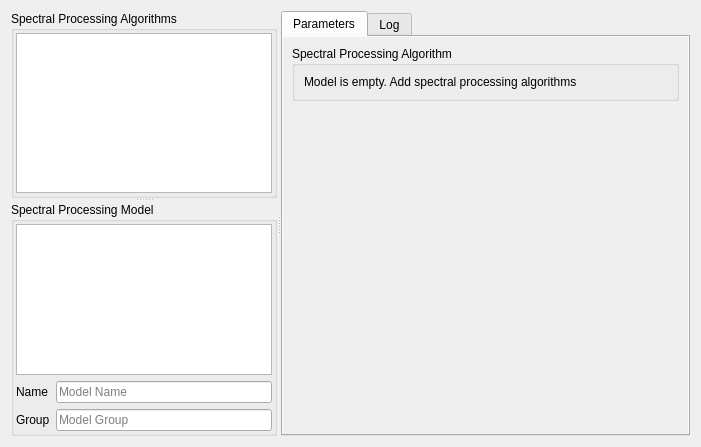
<?xml version="1.0" encoding="UTF-8"?>
<ui version="4.0">
 <class>SpectralProcessingWidget</class>
 <widget class="QWidget" name="SpectralProcessingWidget">
  <property name="geometry">
   <rect>
    <x>0</x>
    <y>0</y>
    <width>701</width>
    <height>447</height>
   </rect>
  </property>
  <property name="windowTitle">
   <string>Spectral Processing Widget</string>
  </property>
  <property name="windowIcon">
   <iconset resource="../../../QGIS/images/images.qrc">
    <normaloff>:/images/themes/default/mActionAddExpression.svg</normaloff>:/images/themes/default/mActionAddExpression.svg</iconset>
  </property>
  <layout class="QVBoxLayout" name="verticalLayout_4">
   <item>
    <widget class="QSplitter" name="splitter_2">
     <property name="orientation">
      <enum>Qt::Horizontal</enum>
     </property>
     <property name="opaqueResize">
      <bool>false</bool>
     </property>
     <widget class="QSplitter" name="splitter">
      <property name="orientation">
       <enum>Qt::Vertical</enum>
      </property>
      <widget class="QgsCollapsibleGroupBox" name="mGroupBox">
       <property name="title">
        <string>Spectral Processing Algorithms</string>
       </property>
       <property name="checkable">
        <bool>false</bool>
       </property>
       <layout class="QVBoxLayout" name="verticalLayout_2">
        <property name="spacing">
         <number>2</number>
        </property>
        <property name="leftMargin">
         <number>2</number>
        </property>
        <property name="topMargin">
         <number>2</number>
        </property>
        <property name="rightMargin">
         <number>2</number>
        </property>
        <property name="bottomMargin">
         <number>2</number>
        </property>
        <item>
         <widget class="SpectralProcessingAlgorithmTreeView" name="mTreeView">
          <property name="dragEnabled">
           <bool>true</bool>
          </property>
          <property name="dragDropMode">
           <enum>QAbstractItemView::DragOnly</enum>
          </property>
          <attribute name="headerVisible">
           <bool>false</bool>
          </attribute>
         </widget>
        </item>
       </layout>
      </widget>
      <widget class="QGroupBox" name="verticalGroupBox">
       <property name="sizePolicy">
        <sizepolicy hsizetype="Preferred" vsizetype="Preferred">
         <horstretch>1</horstretch>
         <verstretch>0</verstretch>
        </sizepolicy>
       </property>
       <property name="title">
        <string>Spectral Processing Model</string>
       </property>
       <layout class="QGridLayout" name="gridLayout">
        <property name="leftMargin">
         <number>2</number>
        </property>
        <property name="topMargin">
         <number>2</number>
        </property>
        <property name="rightMargin">
         <number>2</number>
        </property>
        <property name="bottomMargin">
         <number>2</number>
        </property>
        <item row="2" column="1">
         <widget class="QLineEdit" name="tbModelGroup">
          <property name="placeholderText">
           <string>Model Group</string>
          </property>
         </widget>
        </item>
        <item row="1" column="1">
         <widget class="QLineEdit" name="tbModelName">
          <property name="placeholderText">
           <string>Model Name</string>
          </property>
         </widget>
        </item>
        <item row="1" column="0">
         <widget class="QLabel" name="label">
          <property name="text">
           <string>Name</string>
          </property>
         </widget>
        </item>
        <item row="0" column="0" colspan="2">
         <widget class="SpectralProcessingModelTableView" name="mTableView">
          <property name="dragEnabled">
           <bool>true</bool>
          </property>
          <property name="alternatingRowColors">
           <bool>true</bool>
          </property>
          <property name="selectionMode">
           <enum>QAbstractItemView::ExtendedSelection</enum>
          </property>
          <attribute name="horizontalHeaderVisible">
           <bool>false</bool>
          </attribute>
          <attribute name="horizontalHeaderStretchLastSection">
           <bool>true</bool>
          </attribute>
         </widget>
        </item>
        <item row="2" column="0">
         <widget class="QLabel" name="label_2">
          <property name="text">
           <string>Group</string>
          </property>
         </widget>
        </item>
       </layout>
      </widget>
     </widget>
     <widget class="QTabWidget" name="tabWidget">
      <property name="sizePolicy">
       <sizepolicy hsizetype="Expanding" vsizetype="Expanding">
        <horstretch>2</horstretch>
        <verstretch>0</verstretch>
       </sizepolicy>
      </property>
      <property name="currentIndex">
       <number>0</number>
      </property>
      <widget class="QWidget" name="tabCurrentParameters">
       <attribute name="title">
        <string>Parameters</string>
       </attribute>
       <layout class="QVBoxLayout" name="verticalLayout">
        <property name="spacing">
         <number>2</number>
        </property>
        <property name="leftMargin">
         <number>0</number>
        </property>
        <property name="topMargin">
         <number>0</number>
        </property>
        <property name="rightMargin">
         <number>0</number>
        </property>
        <property name="bottomMargin">
         <number>0</number>
        </property>
        <item>
         <widget class="QScrollArea" name="scrollArea">
          <property name="sizePolicy">
           <sizepolicy hsizetype="Expanding" vsizetype="Expanding">
            <horstretch>5</horstretch>
            <verstretch>0</verstretch>
           </sizepolicy>
          </property>
          <property name="frameShape">
           <enum>QFrame::NoFrame</enum>
          </property>
          <property name="sizeAdjustPolicy">
           <enum>QAbstractScrollArea::AdjustToContents</enum>
          </property>
          <property name="widgetResizable">
           <bool>true</bool>
          </property>
          <widget class="QWidget" name="scrollAreaContents">
           <property name="geometry">
            <rect>
             <x>0</x>
             <y>0</y>
             <width>410</width>
             <height>403</height>
            </rect>
           </property>
           <layout class="QVBoxLayout" name="verticalLayout_3">
            <item>
             <widget class="QGroupBox" name="gbParameterWidgets">
              <property name="title">
               <string>Spectral Processing Algorithm</string>
              </property>
              <layout class="QGridLayout" name="gridLayout_2">
               <item row="0" column="0">
                <widget class="QLabel" name="label_3">
                 <property name="text">
                  <string>Model is empty. Add spectral processing algorithms</string>
                 </property>
                </widget>
               </item>
              </layout>
             </widget>
            </item>
            <item>
             <spacer name="verticalSpacer">
              <property name="orientation">
               <enum>Qt::Vertical</enum>
              </property>
              <property name="sizeHint" stdset="0">
               <size>
                <width>20</width>
                <height>355</height>
               </size>
              </property>
             </spacer>
            </item>
           </layout>
          </widget>
         </widget>
        </item>
       </layout>
      </widget>
      <widget class="QWidget" name="tabLog">
       <attribute name="title">
        <string>Log</string>
       </attribute>
       <layout class="QVBoxLayout" name="verticalLayout_5">
        <property name="spacing">
         <number>2</number>
        </property>
        <property name="leftMargin">
         <number>0</number>
        </property>
        <property name="topMargin">
         <number>0</number>
        </property>
        <property name="rightMargin">
         <number>0</number>
        </property>
        <property name="bottomMargin">
         <number>0</number>
        </property>
        <item>
         <widget class="QTextEdit" name="tbLogs"/>
        </item>
        <item>
         <layout class="QHBoxLayout" name="horizontalLayout">
          <item>
           <spacer name="space">
            <property name="orientation">
             <enum>Qt::Horizontal</enum>
            </property>
            <property name="sizeHint" stdset="0">
             <size>
              <width>40</width>
              <height>20</height>
             </size>
            </property>
           </spacer>
          </item>
          <item>
           <widget class="QToolButton" name="btnSaveLog">
            <property name="text">
             <string>...</string>
            </property>
            <property name="autoRaise">
             <bool>true</bool>
            </property>
           </widget>
          </item>
          <item>
           <widget class="QToolButton" name="btnCopyLog">
            <property name="text">
             <string>...</string>
            </property>
            <property name="autoRaise">
             <bool>true</bool>
            </property>
           </widget>
          </item>
          <item>
           <widget class="QToolButton" name="btnClearLog">
            <property name="text">
             <string>...</string>
            </property>
            <property name="autoRaise">
             <bool>true</bool>
            </property>
           </widget>
          </item>
         </layout>
        </item>
       </layout>
      </widget>
     </widget>
    </widget>
   </item>
  </layout>
  <action name="actionAddFunction">
   <property name="icon">
    <iconset resource="../../../QGIS/images/images.qrc">
     <normaloff>:/images/themes/default/mActionAddExpression.svg</normaloff>:/images/themes/default/mActionAddExpression.svg</iconset>
   </property>
   <property name="text">
    <string>Add Function</string>
   </property>
   <property name="toolTip">
    <string>Adds a new Spectral Math function</string>
   </property>
  </action>
  <action name="actionRemoveFunction">
   <property name="enabled">
    <bool>false</bool>
   </property>
   <property name="icon">
    <iconset resource="../../../QGIS/images/images.qrc">
     <normaloff>:/images/themes/default/mActionRemove.svg</normaloff>:/images/themes/default/mActionRemove.svg</iconset>
   </property>
   <property name="text">
    <string>Remove Function</string>
   </property>
   <property name="toolTip">
    <string>Removes the selected function(s)</string>
   </property>
  </action>
  <action name="actionLoadModel">
   <property name="icon">
    <iconset resource="../../../QGIS/images/images.qrc">
     <normaloff>:/images/themes/default/mActionFileOpen.svg</normaloff>:/images/themes/default/mActionFileOpen.svg</iconset>
   </property>
   <property name="text">
    <string>Load Model</string>
   </property>
  </action>
  <action name="actionSaveModel">
   <property name="icon">
    <iconset resource="../../../QGIS/images/images.qrc">
     <normaloff>:/images/themes/default/mActionFileSave.svg</normaloff>:/images/themes/default/mActionFileSave.svg</iconset>
   </property>
   <property name="text">
    <string>Save Model</string>
   </property>
  </action>
  <action name="actionApplyModel">
   <property name="icon">
    <iconset resource="../../../QGIS/images/images.qrc">
     <normaloff>:/images/themes/default/mTaskRunning.svg</normaloff>:/images/themes/default/mTaskRunning.svg</iconset>
   </property>
   <property name="text">
    <string>Apply Model</string>
   </property>
  </action>
  <action name="actionResetModel">
   <property name="icon">
    <iconset resource="../../../QGIS/images/images.qrc">
     <normaloff>:/images/themes/default/mActionReload.svg</normaloff>:/images/themes/default/mActionReload.svg</iconset>
   </property>
   <property name="text">
    <string>Reset Model</string>
   </property>
  </action>
  <action name="actionVerifyModel">
   <property name="icon">
    <iconset resource="../../../QGIS/images/images.qrc">
     <normaloff>:/images/themes/default/algorithms/mAlgorithmCheckGeometry.svg</normaloff>:/images/themes/default/algorithms/mAlgorithmCheckGeometry.svg</iconset>
   </property>
   <property name="text">
    <string>Verify Model</string>
   </property>
  </action>
  <action name="actionCopyLog">
   <property name="icon">
    <iconset resource="../../../QGIS/images/images.qrc">
     <normaloff>:/images/themes/default/mActionEditCopy.svg</normaloff>:/images/themes/default/mActionEditCopy.svg</iconset>
   </property>
   <property name="text">
    <string>CopyLog</string>
   </property>
   <property name="toolTip">
    <string>Copiesthe toext to clipboard</string>
   </property>
  </action>
  <action name="actionClearLog">
   <property name="icon">
    <iconset resource="../../../QGIS/images/images.qrc">
     <normaloff>:/images/themes/default/console/iconClearConsole.svg</normaloff>:/images/themes/default/console/iconClearConsole.svg</iconset>
   </property>
   <property name="text">
    <string>ClearLog</string>
   </property>
   <property name="toolTip">
    <string>Clears the log text</string>
   </property>
  </action>
  <action name="actionSaveLog">
   <property name="icon">
    <iconset resource="../../../QGIS/images/images.qrc">
     <normaloff>:/images/themes/default/mActionFileSave.svg</normaloff>:/images/themes/default/mActionFileSave.svg</iconset>
   </property>
   <property name="text">
    <string>Save Log</string>
   </property>
   <property name="toolTip">
    <string>Saves the log to file</string>
   </property>
  </action>
 </widget>
 <customwidgets>
  <customwidget>
   <class>QgsCollapsibleGroupBox</class>
   <extends>QGroupBox</extends>
   <header>qgscollapsiblegroupbox.h</header>
   <container>1</container>
  </customwidget>
  <customwidget>
   <class>SpectralProcessingAlgorithmTreeView</class>
   <extends>QTreeView</extends>
   <header>qps.speclib.processing</header>
  </customwidget>
  <customwidget>
   <class>SpectralProcessingModelTableView</class>
   <extends>QTableView</extends>
   <header>qps.speclib.processing</header>
  </customwidget>
 </customwidgets>
 <resources>
  <include location="../../../QGIS/images/images.qrc"/>
 </resources>
 <connections/>
</ui>
